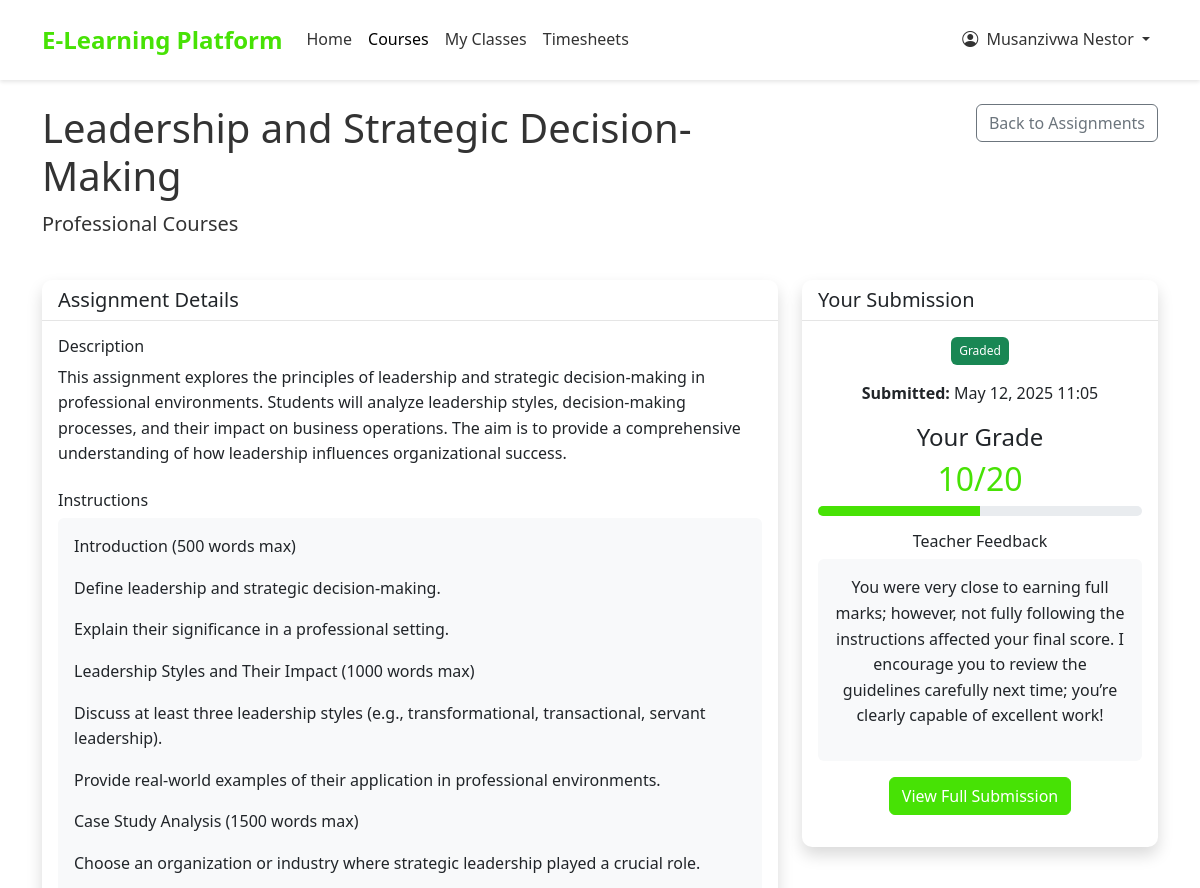
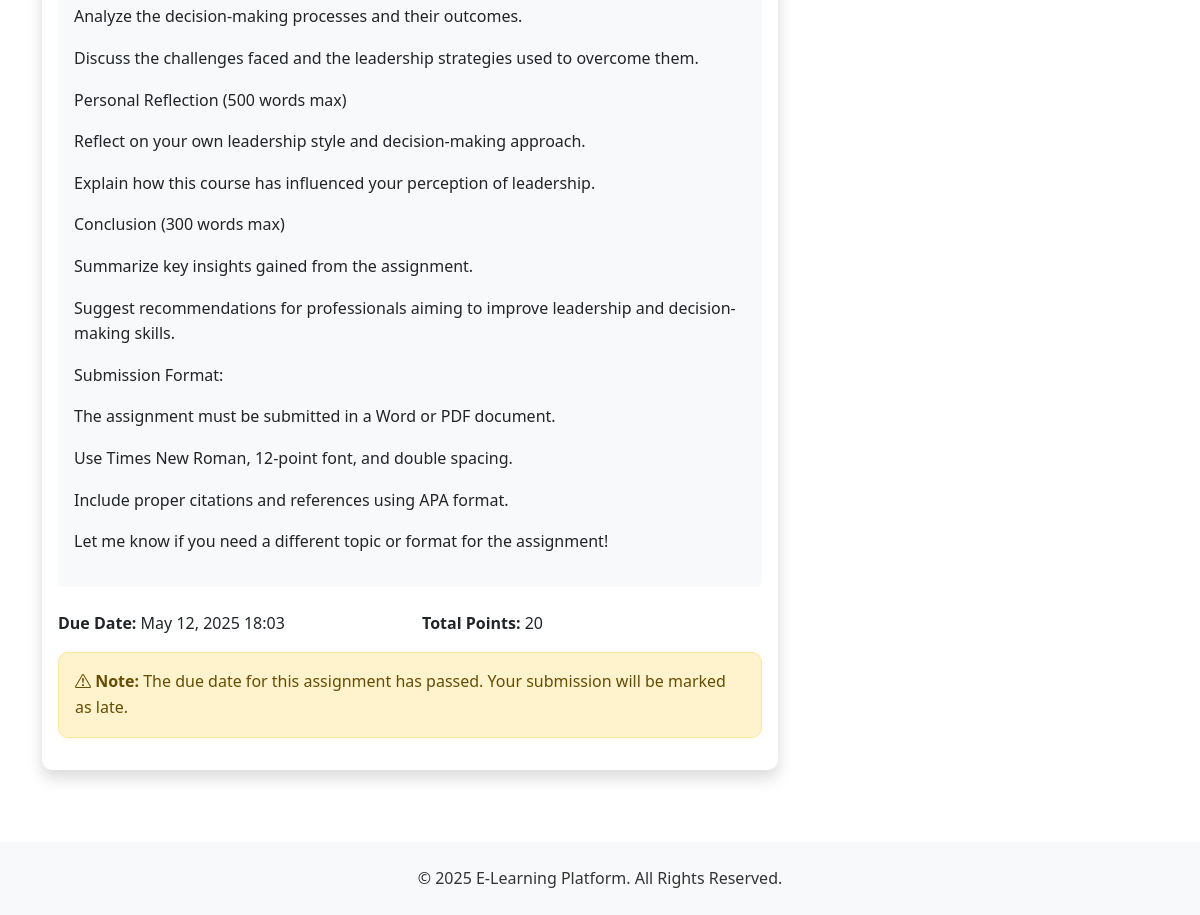
Page /courses/assignment/2/ (signed in) on the committed database (2 pictures, top to bottom).
### accounts/models.py (models this page shows, shortened)
class User(AbstractUser):
    USER_TYPE_CHOICES = (
        ('student', 'Student'),
        ('teacher', 'Teacher'),
        ('admin', 'Admin'),
    )
    user_type = models.CharField(max_length=10, choices=USER_TYPE_CHOICES, default='student')
    phone_number = models.CharField(max_length=15, blank=True, null=True)
    is_active = models.BooleanField(default=True)
    created_at = models.DateTimeField(auto_now_add=True)
    updated_at = models.DateTimeField(auto_now=True)
    is_organization = models.BooleanField(default=False)
    company_name = models.CharField(max_length=255, blank=True, null=True)
    contact_person = models.CharField(max_length=255, blank=True, null=True)
    number_of_trainees = models.PositiveIntegerField(default=0)
    start_date = models.DateField(blank=True, null=True)
    end_date = models.DateField(blank=True, null=True)
    student_id = models.CharField(max_length=5, blank=True, null=True, unique=True)
    def is_teacher(self):
        return self.user_type == 'teacher'

### courses/models.py (models this page shows, shortened)
class Assignment(models.Model):
    STATUS_CHOICES = (
        ('draft', 'Draft'),
        ('published', 'Published'),
        ('archived', 'Archived'),
    )
    course = models.ForeignKey(Course, on_delete=models.CASCADE, related_name='assignments')
    title = models.CharField(max_length=200)
    description = models.TextField(help_text="Brief overview of the assignment")
    instructions = models.TextField(help_text="Detailed instructions for completing the assignment")
    due_date = models.DateTimeField()
    points = models.PositiveIntegerField(default=100)
    status = models.CharField(max_length=10, choices=STATUS_CHOICES, default='draft')
    created_at = models.DateTimeField(auto_now_add=True)
    updated_at = models.DateTimeField(auto_now=True)
    def is_past_due(self):
        from django.utils import timezone
        return timezone.now() > self.due_date

class Course(models.Model):
    title = models.CharField(max_length=200)
    slug = models.SlugField(max_length=200, unique=True, blank=True)
    description = models.TextField()
    overview = models.TextField(blank=True, null=True)
    placement_test_price = models.DecimalField(max_digits=6, decimal_places=2)
    is_active = models.BooleanField(default=True)
    created_at = models.DateTimeField(auto_now_add=True)
    updated_at = models.DateTimeField(auto_now=True)

class AssignmentSubmission(models.Model):
    STATUS_CHOICES = (
        ('submitted', 'Submitted'),
        ('graded', 'Graded'),
        ('late', 'Late Submission'),
        ('resubmit', 'Needs Resubmission'),
    )
    assignment = models.ForeignKey(Assignment, on_delete=models.CASCADE, related_name='submissions')
    student = models.ForeignKey(User, on_delete=models.CASCADE, related_name='assignment_submissions')
    submission_text = models.TextField(blank=True, null=True, help_text="Student's text response (if applicable)")
    submission_file = models.FileField(upload_to='assignment_submissions/', blank=True, null=True)
    submission_file_name = models.CharField(max_length=255, blank=True, null=True)
    status = models.CharField(max_length=10, choices=STATUS_CHOICES, default='submitted')
    grade = models.PositiveIntegerField(blank=True, null=True)
    feedback = models.TextField(blank=True, null=True)
    submitted_at = models.DateTimeField(auto_now_add=True)
    graded_at = models.DateTimeField(blank=True, null=True)
    class Meta:
        unique_together = ['assignment', 'student']
    def get_grade_percentage(self):
        if self.grade is not None and self.assignment.points > 0:
            return (self.grade / self.assignment.points) * 100
        return 0

### courses/views.py (the view)
# urls.py: path('assignment/<int:assignment_id>/', views.assignment_detail, name='assignment_detail'),
@login_required
def assignment_detail(request, assignment_id):
    assignment = get_object_or_404(Assignment, id=assignment_id)
    if not PaymentProof.objects.filter(user=request.user, course=assignment.course, status='approved').exists():
        messages.error(request, "You are not enrolled in this course.")
        return redirect('student_dashboard')
    submission = AssignmentSubmission.objects.filter(
        assignment=assignment,
        student=request.user
    ).first()
    if request.method == 'POST' and (not submission or submission.status == 'resubmit'):
        form = AssignmentSubmissionForm(request.POST, request.FILES, instance=submission)
        if form.is_valid():
            submission = form.save(commit=False)
            submission.assignment = assignment
            submission.student = request.user
            if assignment.is_past_due():
                submission.status = 'late'
            else:
                submission.status = 'submitted'
            if submission.submission_file:
                submission.submission_file_name = submission.submission_file.name
            submission.save()
            messages.success(request, "Assignment submitted successfully!")
            return redirect('student_assignments', course_slug=assignment.course.slug)
    else:
        form = AssignmentSubmissionForm(instance=submission)
    context = {
        'assignment': assignment,
        'submission': submission,
        'form': form,
        'is_past_due': assignment.is_past_due()
    }
    return render(request, 'courses/assignment_detail.html', context)

### templates/courses/assignment_detail.html (shortened to what this page needs)
{% extends 'base.html' %}
{% load crispy_forms_tags %}
{% block content %}
<div class="row mb-4">
    <div class="col-md-8">
        <h1>{{ assignment.title }}</h1>
        <p class="lead">{{ assignment.course.title }}</p>
    </div>
    <div class="col-md-4 text-end">
        <a href="{% url 'student_assignments' assignment.course.slug %}" class="btn btn-outline-secondary">Back to Assignments</a>
    </div>
</div>
<div class="row">
    <div class="col-md-8 mb-4">
        <div class="card shadow">
            <div class="card-header bg-white">
                <h5 class="mb-0">Assignment Details</h5>
            </div>
            <div class="card-body">
                <div class="mb-4">
                    <h6>Description</h6>
                    <p>{{ assignment.description }}</p>
                </div>
                <div class="mb-4">
                    <h6>Instructions</h6>
                    <div class="p-3 bg-light rounded">
                        {{ assignment.instructions|linebreaks }}
                    </div>
                </div>
                <div class="row">
                    <div class="col-md-6">
                        <p><strong>Due Date:</strong> {{ assignment.due_date|date:"M d, Y H:i" }}</p>
                    </div>
                    <div class="col-md-6">
                        <p><strong>Total Points:</strong> {{ assignment.points }}</p>
                    </div>
                </div>
                {% if is_past_due %}
                    <div class="alert alert-warning">
                        <i class="bi bi-exclamation-triangle"></i>
                        <strong>Note:</strong> The due date for this assignment has passed. Your submission will be marked as late.
                    </div>
                {% endif %}
            </div>
        </div>
    </div>
    <div class="col-md-4 mb-4">
        <div class="card shadow">
            <div class="card-header bg-white">
                <h5 class="mb-0">
                    {% if submission and submission.status != 'resubmit' %}
                        Your Submission
                    {% else %}
                        Submit Assignment
                    {% endif %}
                </h5>
            </div>
            <div class="card-body">
                {% if submission and submission.status != 'resubmit' %}
                    <div class="text-center mb-3">
                        <span class="badge {% if submission.status == 'submitted' %}bg-primary{% elif submission.status == 'graded' %}bg-success{% elif submission.status == 'late' %}bg-warning{% endif %} p-2 mb-3">
                            {% if submission.status == 'submitted' %}Submitted{% elif submission.status == 'graded' %}Graded{% elif submission.status == 'late' %}Late Submission{% endif %}
                        </span>
                        <p><strong>Submitted:</strong> {{ submission.submitted_at|date:"M d, Y H:i" }}</p>
                        {% if submission.grade is not None %}
                            <h4 class="mt-3">Your Grade</h4>
                            <h2 class="text-primary">{{ submission.grade }}/{{ assignment.points }}</h2>
                            <div class="progress mt-2 mb-3">
                                <div class="progress-bar" role="progressbar" style="width: {{ submission.get_grade_percentage }}%;" aria-valuenow="{{ submission.get_grade_percentage }}" aria-valuemin="0" aria-valuemax="100"></div>
                            </div>
                            {% if submission.feedback %}
                                <div class="mt-3">
                                    <h6>Teacher Feedback</h6>
                                    <div class="p-3 bg-light rounded">
                                        {{ submission.feedback|linebreaks }}
                                    </div>
                                </div>
                            {% endif %}
                        {% endif %}
                        <div class="mt-3">
                            <a href="{% url 'submission_detail' submission.id %}" class="btn btn-primary">View Full Submission</a>
                        </div>
                    </div>
                {% endif %}
            </div>
        </div>
    </div>
</div>
{% endblock %}

### templates/base.html (shortened to what this page needs)
{% load static %}
<!DOCTYPE html>
<html lang="en">
<head>
    <link href="https://cdn.jsdelivr.net/npm/bootstrap@5.3.0-alpha1/dist/css/bootstrap.min.css" rel="stylesheet">
    <link rel="stylesheet" href="https://cdn.jsdelivr.net/npm/bootstrap-icons@1.10.0/font/bootstrap-icons.css">
    <link rel="stylesheet" href="{% static 'css/style.css' %}">
</head>
<body>
    <nav class="navbar navbar-expand-lg navbar-light sticky-top">
        <div class="container">
            <a class="navbar-brand" href="{% url 'home' %}">E-Learning Platform</a>
            <div class="collapse navbar-collapse" id="navbarNav">
                <ul class="navbar-nav me-auto">
                    <li class="nav-item">
                        <a class="nav-link {% if request.path == '/' %}active{% endif %}" href="{% url 'home' %}">Home</a>
                    </li>
                    <li class="nav-item">
                        <a class="nav-link {% if '/courses/' in request.path %}active{% endif %}" href="{% url 'course_list' %}">Courses</a>
                    </li>
                    {% if user.is_authenticated %}
                        {% if user.is_staff or user.is_superuser %}
                            <li class="nav-item dropdown">
                                <a class="nav-link dropdown-toggle" href="#" role="button" data-bs-toggle="dropdown">
                                    Administration
                                </a>
                                <ul class="dropdown-menu">
                                    <li><a class="dropdown-item" href="{% url 'admin_dashboard' %}">Dashboard</a></li>
                                    <li><a class="dropdown-item" href="{% url 'course_create' %}">Add Course</a></li>
                                    <li><a class="dropdown-item" href="{% url 'question_list' %}">Manage Questions</a></li>
                                    <li><a class="dropdown-item" href="{% url 'quiz_list' %}">Manage Quizzes</a></li>
                                    <li><a class="dropdown-item" href="{% url 'create_teacher' %}">Add Teacher</a></li>
                                </ul>
                            </li>
                        {% elif user.is_teacher %}
                            <li class="nav-item">
                                <a class="nav-link {% if '/events/' in request.path %}active{% endif %}" href="{% url 'view_events' %}">Events</a>
                            </li>
                        {% else %}
                            <li class="nav-item">
                                <a class="nav-link {% if '/events/' in request.path %}active{% endif %}" href="{% url 'view_events' %}">My Classes</a>
                            </li>
                            <li class="nav-item">
                                <a class="nav-link {% if '/timesheets/' in request.path %}active{% endif %}" href="{% url 'view_timesheets' %}">Timesheets</a>
                            </li>
                        {% endif %}
                    {% endif %}
                </ul>
                <ul class="navbar-nav ms-auto">
                    {% if user.is_authenticated %}
                        <li class="nav-item dropdown">
                            <a class="nav-link dropdown-toggle" href="#" role="button" data-bs-toggle="dropdown">
                                <i class="bi bi-person-circle me-1"></i> {{ user.get_full_name|default:user.username }}
                            </a>
                        </li>
                    {% endif %}
                </ul>
            </div>
        </div>
    </nav>
    <main class="container mt-4">
        {% block content %}{% endblock %}
    </main>
    <footer class="footer">
        <div class="container text-center">
            <p class="mb-0">&copy; {% now "Y" %} E-Learning Platform. All Rights Reserved.</p>
        </div>
    </footer>
</body>
</html>

### static/css/style.css (style rules this page uses)
:root { --primary-color: #47e205; --secondary-color: #2e206d; --light-gray: #f8f9fa; --dark-gray: #6c757d; --white: #ffffff; }
body { font-family: 'Segoe UI', Tahoma, Geneva, Verdana, sans-serif; color: #333; line-height: 1.6; }
a { color: var(--primary-color); text-decoration: none; }
.btn-primary { background-color: var(--primary-color); border-color: var(--primary-color); }
.card { border-radius: 10px; border: none; box-shadow: 0 4px 6px rgba(0, 0, 0, 0.1); transition: transform 0.3s ease, box-shadow 0.3s ease; }
.card-header { border-radius: 10px 10px 0 0 !important; background-color: white; border-bottom: 1px solid rgba(0, 0, 0, 0.1); }
.alert { border-radius: 10px; }
.badge { font-weight: 500; }
.navbar { padding: 1rem 0; }
.navbar-brand { font-size: 1.5rem; font-weight: bold; }
.progress { height: 10px; border-radius: 5px; }
.progress-bar { background-color: var(--primary-color); }
.footer { background-color: var(--light-gray); padding: 1.5rem 0; margin-top: 3rem; }

### templates/base.html (style rules this page uses)
:root { --primary-color: #47e205; --secondary-color: #2e206d; }
.btn-primary { background-color: var(--primary-color); border-color: var(--primary-color); }
.text-primary { color: var(--primary-color) !important; }
.navbar { background-color: white; box-shadow: 0 2px 4px rgba(0, 0, 0, 0.1); }
.navbar-brand { color: var(--primary-color); font-weight: bold; }
.nav-link { color: #333; }
footer { background-color: #f8f9fa; padding: 20px 0; margin-top: 50px; }

### rows in the picture
User: get_full_name "Musanzivwa Nestor"
Assignment: title "Leadership and Strategic Decision-Making", course "Professional Courses", description "This assignment explores the principles of leadership and strategic decision-making in professional environments. Students will analyze leadership styles, decision-making processes, and their impact on business operations. The aim is to provide a comprehensive understanding of how leadership influences organizational success.", instructions "Introduction (500 words max) Define leadership and strategic decision-making. Explain their significance in a professional setting. Leadership Styles and Their Impact (1000 words max) Discuss at least three leadership styles (e.g., transformational, transactional, servant leadership). Provide real-world examples of their application in professional environments. Case Study Analysis (1500 words max) Choose an organization or industry where strategic leadership played a crucial role. Analyze the decision-making processes and their outcomes. Discuss the challenges faced and the leadership strategies used to overcome them. Personal Reflection (500 words max) Reflect on your own leadership style…", due_date "May 12, 2025 18:03", points "20"
AssignmentSubmission: submitted_at "May 12, 2025 11:05", grade "10", feedback "You were very close to earning full marks; however, not fully following the instructions affected your final score. I encourage you to review the guidelines carefully next time; you’re clearly capable of excellent work!"
